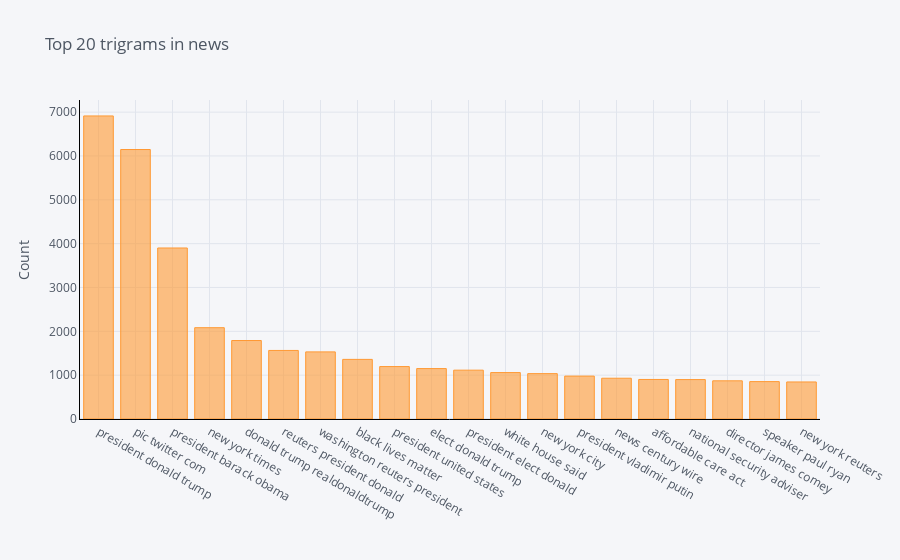

The notebook cell this image was saved under:
### Code cell
df2 = pd.DataFrame(common_words, columns = ['text' , 'count'])

#Grouping the words and plotting their frequencies
df2.groupby('text').sum()['count'].sort_values(ascending=False).iplot(
    kind='bar', yTitle='Count', linecolor='black', title='Top 20 trigrams in news')

### Figure 1 — Plotly figure (JSON) as saved in the notebook; plotly's stock layout.template omitted (floating-point values rounded to 4 significant figures)
{"data": [{"marker": {"color": "rgba(255, 153, 51, 0.6)", "line": {"color": "rgba(255, 153, 51, 1.0)", "width": 1}}, "name": "count", "orientation": "v", "text": "", "type": "bar", "x": ["president donald trump", "pic twitter com", "president barack obama", "new york times", "donald trump realdonaldtrump", "reuters president donald", "washington reuters president", "black lives matter", "president united states", "elect donald trump", "president elect donald", "white house said", "new york city", "president vladimir putin", "news century wire", "affordable care act", "national security adviser", "director james comey", "speaker paul ryan", "new york reuters"], "y": [6913, 6147, 3901, 2083, 1790, 1564, 1531, 1360, 1196, 1150, 1114, 1059, 1035, 979, 930, 902, 899, 871, 853, 845]}], "layout": {"legend": {"bgcolor": "#F5F6F9", "font": {"color": "#4D5663"}}, "paper_bgcolor": "#F5F6F9", "plot_bgcolor": "#F5F6F9", "title": {"font": {"color": "#4D5663"}, "text": "Top 20 trigrams in news"}, "xaxis": {"gridcolor": "#E1E5ED", "linecolor": "black", "showgrid": true, "tickfont": {"color": "#4D5663"}, "title": {"font": {"color": "#4D5663"}, "text": ""}, "zerolinecolor": "#E1E5ED"}, "yaxis": {"gridcolor": "#E1E5ED", "linecolor": "black", "showgrid": true, "tickfont": {"color": "#4D5663"}, "title": {"font": {"color": "#4D5663"}, "text": "Count"}, "zerolinecolor": "#E1E5ED"}}}
